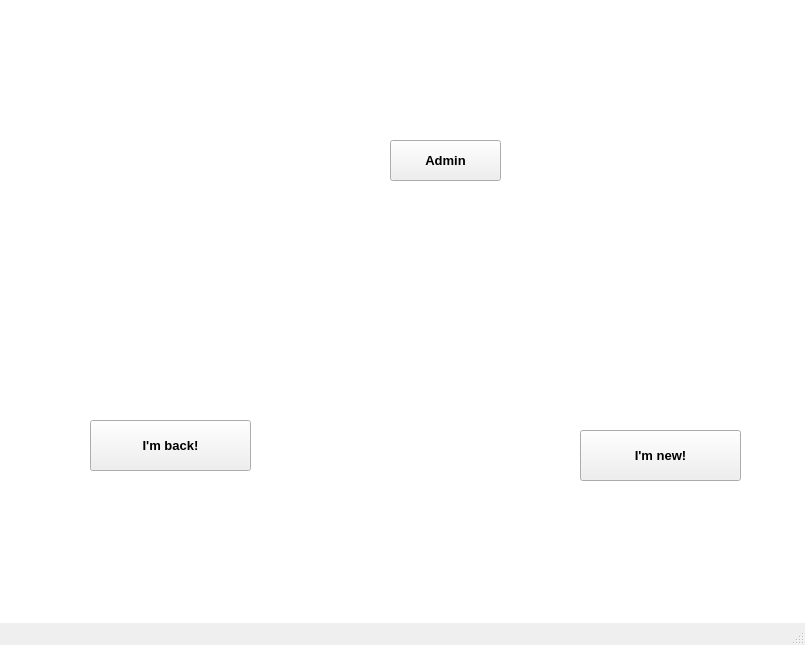
<?xml version="1.0" encoding="UTF-8"?>
<ui version="4.0">
 <class>Igate</class>
 <widget class="QMainWindow" name="Igate">
  <property name="windowModality">
   <enum>Qt::WindowModal</enum>
  </property>
  <property name="geometry">
   <rect>
    <x>0</x>
    <y>0</y>
    <width>805</width>
    <height>645</height>
   </rect>
  </property>
  <property name="font">
   <font>
    <pointsize>7</pointsize>
   </font>
  </property>
  <property name="windowTitle">
   <string>Welcome Home!</string>
  </property>
  <property name="layoutDirection">
   <enum>Qt::LeftToRight</enum>
  </property>
  <property name="autoFillBackground">
   <bool>true</bool>
  </property>
  <property name="styleSheet">
   <string notr="true"/>
  </property>
  <property name="unifiedTitleAndToolBarOnMac">
   <bool>false</bool>
  </property>
  <widget class="QWidget" name="centralwidget">
   <widget class="QListView" name="listView">
    <property name="geometry">
     <rect>
      <x>-150</x>
      <y>-180</y>
      <width>1191</width>
      <height>901</height>
     </rect>
    </property>
    <property name="styleSheet">
     <string notr="true">background-image: url(:/cat.png);</string>
    </property>
   </widget>
   <widget class="QPushButton" name="pushButton_5">
    <property name="geometry">
     <rect>
      <x>390</x>
      <y>140</y>
      <width>111</width>
      <height>41</height>
     </rect>
    </property>
    <property name="font">
     <font>
      <pointsize>10</pointsize>
      <weight>75</weight>
      <bold>true</bold>
     </font>
    </property>
    <property name="styleSheet">
     <string notr="true">background-image: url(:/bkgbutton.png);</string>
    </property>
    <property name="text">
     <string>Admin</string>
    </property>
   </widget>
   <widget class="QPushButton" name="pushButton_6">
    <property name="geometry">
     <rect>
      <x>90</x>
      <y>420</y>
      <width>161</width>
      <height>51</height>
     </rect>
    </property>
    <property name="font">
     <font>
      <pointsize>10</pointsize>
      <weight>75</weight>
      <bold>true</bold>
     </font>
    </property>
    <property name="styleSheet">
     <string notr="true">background-image: url(:/bkgbutton.png);</string>
    </property>
    <property name="text">
     <string>I'm back!</string>
    </property>
   </widget>
   <widget class="QPushButton" name="pushButton_7">
    <property name="geometry">
     <rect>
      <x>580</x>
      <y>430</y>
      <width>161</width>
      <height>51</height>
     </rect>
    </property>
    <property name="font">
     <font>
      <pointsize>10</pointsize>
      <weight>75</weight>
      <bold>true</bold>
     </font>
    </property>
    <property name="styleSheet">
     <string notr="true">background-image: url(:/bkgbutton.png);</string>
    </property>
    <property name="text">
     <string>I'm new!</string>
    </property>
   </widget>
  </widget>
  <widget class="QStatusBar" name="statusbar"/>
 </widget>
 <resources>
  <include location="resource.qrc"/>
 </resources>
 <connections/>
</ui>
